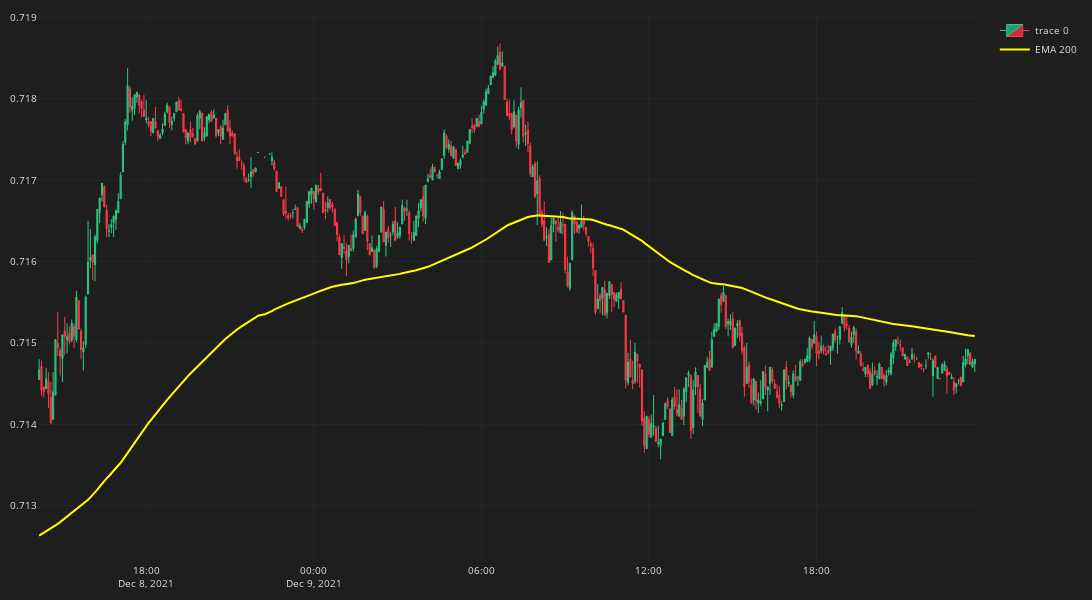
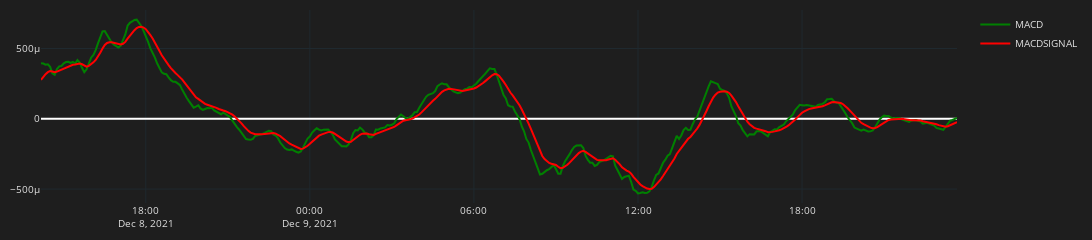

The notebook cell these images were saved under, in order:
### Code cell
plot_candles(df.iloc[71600:72000, :])

### Figure 1 — Plotly figure (JSON) as saved in the notebook; plotly's stock layout.template omitted (floating-point values rounded to 4 significant figures; data arrays with more than 128 entries replaced by an {"elided": "..."} marker saying what was removed)
{"data": [{"close": {"elided": "400 float values"}, "decreasing": {"fillcolor": "#CC2E3C", "line": {"color": "#FF3A4C"}}, "high": {"elided": "400 float values"}, "increasing": {"fillcolor": "#24A06B", "line": {"color": "#2EC886"}}, "line": {"width": 1}, "low": {"elided": "400 float values"}, "opacity": 1, "open": {"elided": "400 float values"}, "type": "candlestick", "x": {"elided": "400 str values"}}, {"marker": {"color": "yellow", "size": 10}, "mode": "lines", "name": "EMA 200", "type": "scatter", "x": {"elided": "400 str values"}, "y": {"elided": "400 float values"}}], "layout": {"font": {"color": "#e1e1e1", "size": 10}, "height": 600, "margin": {"b": 10, "l": 10, "r": 10, "t": 10}, "paper_bgcolor": "#1e1e1e", "plot_bgcolor": "#1e1e1e", "width": 1400, "xaxis": {"fixedrange": true, "gridcolor": "#1f292f", "rangebreaks": [{"bounds": ["sat", "mon"]}], "rangeslider": {"visible": false}, "showgrid": true}, "yaxis": {"gridcolor": "#1f292f", "showgrid": true}}}

### Figure 2 — Plotly figure (JSON) as saved in the notebook; plotly's stock layout.template omitted (floating-point values rounded to 4 significant figures; data arrays with more than 128 entries replaced by an {"elided": "..."} marker saying what was removed)
{"data": [{"marker": {"color": "green", "size": 10}, "mode": "lines", "name": "MACD", "type": "scatter", "x": {"elided": "400 str values"}, "y": {"elided": "400 float values"}}, {"marker": {"color": "red", "size": 10}, "mode": "lines", "name": "MACDSIGNAL", "type": "scatter", "x": {"elided": "400 str values"}, "y": {"elided": "400 float values"}}], "layout": {"font": {"color": "#e1e1e1", "size": 10}, "height": 200, "margin": {"b": 10, "l": 10, "r": 10, "t": 10}, "paper_bgcolor": "#1e1e1e", "plot_bgcolor": "#1e1e1e", "width": 1400, "xaxis": {"fixedrange": true, "gridcolor": "#1f292f", "rangebreaks": [{"bounds": ["sat", "mon"]}], "rangeslider": {"visible": false}, "showgrid": true}, "yaxis": {"gridcolor": "#1f292f", "showgrid": true}}}
